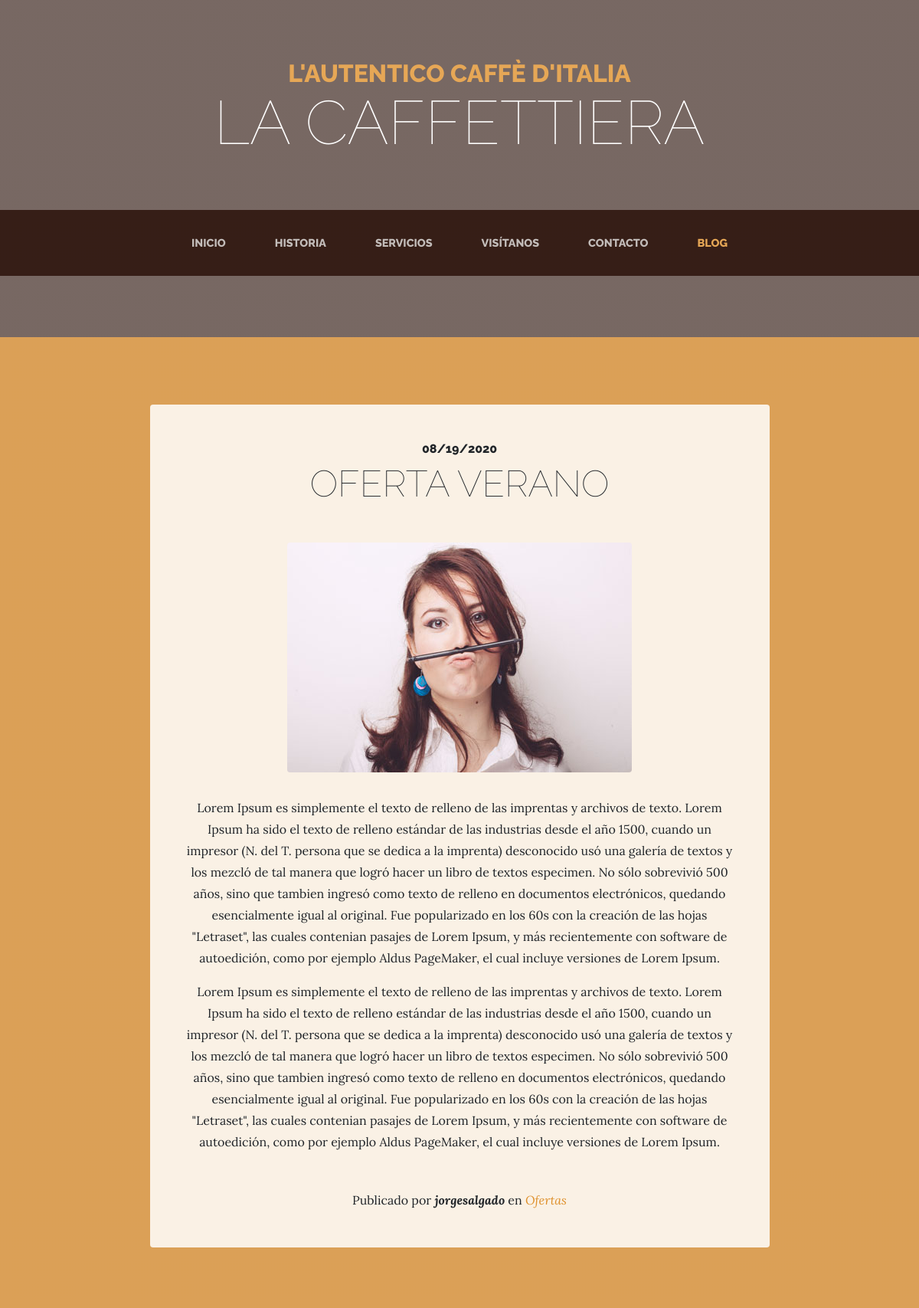
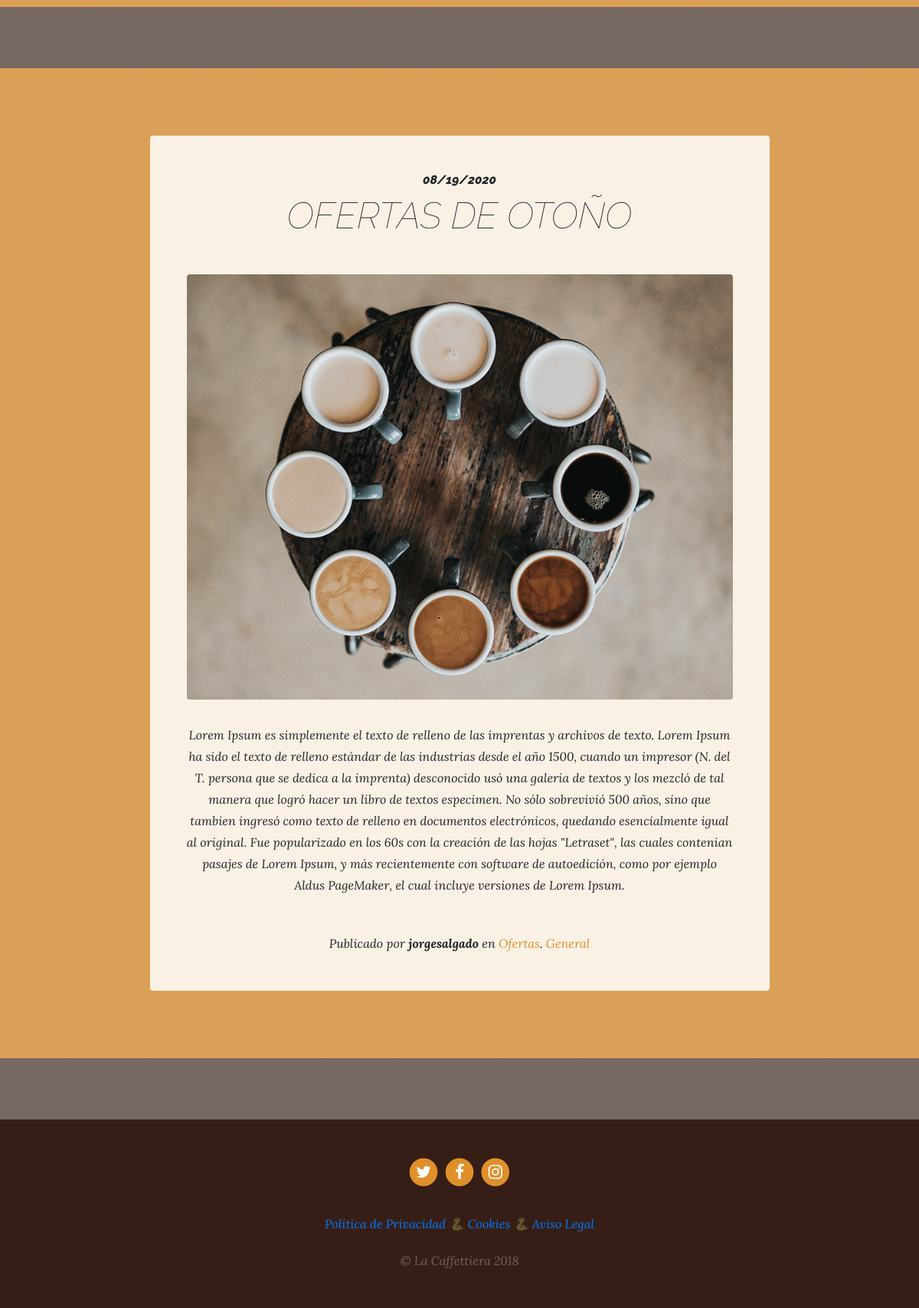
Screenshot of /blog/ with the database file from the repository (2 pictures, top to bottom).
### blog/models.py (models this page shows, shortened)
class Post(models.Model):
    title = models.CharField(max_length=100,
                             verbose_name='Título')
    content = models.TextField(verbose_name='Contenido')
    published = models.DateTimeField(verbose_name='Fecha de publicación',
                                     default=now)
    image = models.ImageField(verbose_name='Imagen',
                              upload_to='blog',
                              null=True,
                              blank=True)
    author = models.ForeignKey(User, verbose_name='Autor',
                               on_delete=models.CASCADE)
    categories = models.ManyToManyField(Category,
                                        verbose_name='Categorías',
                                        related_name='get_posts')
    created = models.DateTimeField(auto_now_add=True,
                                   verbose_name='Fecha de creación')
    updated = models.DateTimeField(auto_now=True,
                                   verbose_name='Fecha de actualización')
    class Meta:
        verbose_name='entrada'
        verbose_name_plural='entradas'
        ordering = ['-created']

class Category(models.Model):
    name = models.CharField(max_length=100, verbose_name='Nombre')
    created = models.DateTimeField(auto_now_add=True, verbose_name='Fecha de creación')
    updated = models.DateTimeField(auto_now=True, verbose_name='Fecha de actualización')
    class Meta:
        verbose_name='categoría'
        verbose_name_plural='categorías'
        ordering = ['-created']

### pages/models.py (models this page shows, shortened)
class Page(models.Model):
    title = models.CharField(max_length=200,
                             verbose_name='Título')
    content = RichTextField(verbose_name='Contenido')
    order = models.SmallIntegerField(verbose_name='Orden',
                                     default=0)
    created = models.DateTimeField(auto_now_add=True,
                                   verbose_name='Fecha de creación')
    updated = models.DateTimeField(auto_now=True,
                                   verbose_name='Fecha de edición')
    class Meta:
        verbose_name = 'página'
        verbose_name_plural = 'páginas'
        ordering = ['order', 'title']

### blog/views.py (the view)
# urls.py: path('', views.blog, name='blog'),
def blog(request):
    posts = Post.objects.all()
    return render(request, 'blog/blog.html', {'posts':posts})

### pages/templatetags/pages_extras.py (called while the page is built)
@register.simple_tag
def get_page_list():
    pages = Page.objects.all()
    return pages

### social/processors.py (called while the page is built)
def ctx_dict(request):
    ctx = {}
    links = Link.objects.all()
    for link in links:
        ctx[link.key] = link.url
    return ctx

### blog/templates/blog/blog.html (shortened to what this page needs)
{% extends 'core/base.html' %}
{% load static %}
{% block content %}
  {% for post in posts %}
    <section class="page-section cta">
      <div class="container">
        <div class="row">
          <div class="col-xl-9 mx-auto">
            <div class="cta-innerv text-center rounded">
              <h2 class="section-heading mb-5">
                <span class="section-heading-upper">{{post.published|date:"SHORT_DATE_FORMAT"}}</span>
                <span class="section-heading-lower">{{post.title}}</span>
              </h2>
              <p class="mb-0">
                <img class="mx-auto d-flex rounded img-fluid mb-3 mb-lg-0" src="{{post.image.url}}" alt="">
              </p>
              <p class="mb-0 mbt">{{post.content|linebreaks}}</p>
              <p class="mb-0 mbt">
                <span class="section-heading-under">Publicado por <em><b>{{post.author}}</b></em> en <em>
                  <em>
                    {% for category in post.categories.all %}
                      <a href="{% url 'category' category.id %}" class="link">{{category.name}}</a>{% if not forloop.last %}. {% endif %}
                    {% endfor %}
                  </em>
                </span>
              </p>
            </div>
          </div>
        </div>
      </div>
    </section>
  {% endfor %}
{% endblock %}

### core/templates/core/base.html (shortened to what this page needs)
<!DOCTYPE html>
<html lang="es">
  <head>
    {% load static %}
    <link href="{% static 'core/vendor/bootstrap/css/bootstrap.min.css' %}" rel="stylesheet">
    <link href="{% static 'core/vendor/font-awesome/css/font-awesome.min.css' %}" rel="stylesheet" type="text/css">
    <link href="{% static 'core/css/business-casual.css' %}" rel="stylesheet">
  </head>
  <body>
    <h1 class="site-heading text-center text-white d-none d-lg-block">
      <span class="site-heading-upper text-primary mb-3">L'autentico caffè d'italia</span>
      <span class="site-heading-lower">La Caffettiera</span>
    </h1>
    <nav class="navbar navbar-expand-lg navbar-dark py-lg-4" id="mainNav">
      <div class="container">
        <div class="collapse navbar-collapse" id="navbarResponsive">
          <ul class="navbar-nav mx-auto">
            <li class="nav-item px-lg-4 {% if request.path == '/' %}active{% endif %}">
              <a class="nav-link text-uppercase text-expanded" href="{% url 'home' %}">Inicio</a>
            </li>
            <li class="nav-item px-lg-4 {% if request.path == '/about/' %}active{% endif %}">
              <a class="nav-link text-uppercase text-expanded" href="{% url 'about' %}">Historia</a>
            </li>
            <li class="nav-item px-lg-4 {% if request.path == '/services/' %}active{% endif %}">
              <a class="nav-link text-uppercase text-expanded" href="{% url 'services' %}">Servicios</a>
            </li>
            <li class="nav-item px-lg-4 {% if request.path == '/store/' %}active{% endif %}">
              <a class="nav-link text-uppercase text-expanded" href="{% url 'store' %}">Visítanos</a>
            </li>
            <li class="nav-item px-lg-4 {% if request.path == '/contact/' %}active{% endif %}">
              <a class="nav-link text-uppercase text-expanded" href="{% url 'contact' %}">Contacto</a>
            </li>
            <li class="nav-item px-lg-4 {% if request.path|slice:':6' == '/blog/' %}active{% endif %}">
              <a class="nav-link text-uppercase text-expanded" href="{% url 'blog' %}">Blog</a>
            </li>
          </ul>
        </div>
      </div>
    </nav>
    {% block content %} {% endblock %}
    <footer class="footer text-faded text-center py-5">
      <div class="container">
        <p class="m-0">
          {% if LINK_TWITTER %}
            <a href="{{LINK_TWITTER}}" class="link">
              <span class="fa-stack fa-lg">
                <i class="fa fa-circle fa-stack-2x"></i>
                <i class="fa fa-twitter fa-stack-1x fa-inverse"></i>
              </span>
            </a>
          {% endif %}
          {% if LINK_FACEBOOK %}
            <a href="{{LINK_FACEBOOK}}" class="link">
              <span class="fa-stack fa-lg">
                <i class="fa fa-circle fa-stack-2x"></i>
                <i class="fa fa-facebook fa-stack-1x fa-inverse"></i>
              </span>
            </a>
          {% endif %}
          {% if LINK_INSTAGRAM %}
            <a href="{{LINK_INSTAGRAM}}" class="link">
              <span class="fa-stack fa-lg">
                <i class="fa fa-circle fa-stack-2x"></i>
                <i class="fa fa-instagram fa-stack-1x fa-inverse"></i>
              </span>
            </a>
          {% endif %}
	    </p>
        <p class="m-0 mbt">
          {% load pages_extras %}
          {% get_page_list as page_list %}
          {% for page in page_list %}
            <a href="{% url 'page' page.id page.title|slugify%}">{{page.title}}</a> {% if not forloop.last %}🐍{% endif %}
          {% endfor%}
		</p>
        <p class="m-0 mbt1">&copy; La Caffettiera 2018</p>
      </div>
	</footer>
  </body>
</html>

### core/static/core/css/business-casual.css (style rules this page uses)
body { font-family: 'Lora'; background: linear-gradient(rgba(47, 23, 15, 0.65), rgba(47, 23, 15, 0.65)), url("../img/bg.jpg"); background-attachment: fixed; background-position: center; background-size: cover; }
h1, h2, h3, h4, h5, h6 { font-family: 'Raleway'; }
p { line-height: 1.75; }
.text-faded { color: rgba(255, 255, 255, 0.3); }
.site-heading { margin-top: 5rem; margin-bottom: 5rem; text-transform: uppercase; line-height: 1; font-family: 'Raleway'; }
.site-heading .site-heading-upper { display: block; font-size: 2rem; font-weight: 800; }
.site-heading .site-heading-lower { font-size: 5rem; font-weight: 100; line-height: 4rem; }
.page-section { margin-top: 5rem; margin-bottom: 5rem; }
.section-heading { text-transform: uppercase; }
.section-heading .section-heading-upper { display: block; font-size: 1rem; font-weight: 800; padding-bottom:.5rem; }
.section-heading .section-heading-lower { display: block; font-size: 3rem; font-weight: 100; }
#mainNav { background-color: rgba(47, 23, 15, 0.9); font-family: 'Raleway'; }
#mainNav .navbar-nav .nav-item .nav-link { color: rgba(255, 255, 255, 0.7); font-weight: 800; }
#mainNav .navbar-nav .nav-item.active .nav-link { color: #e6a756; }
@media (min-width: 992px) { #mainNav .navbar-nav .nav-item .nav-link { font-size: 0.9rem; } }
.cta { padding-top: 5rem; padding-bottom: 5rem; background-color: rgba(230, 167, 86, 0.9); }
.cta .cta-innerv { position: relative; padding: 3rem; margin: 0.5rem; background-color: rgba(255, 255, 255, 0.85); }
.footer { background-color: rgba(47, 23, 15, 0.9); }
.text-primary { color: #e6a756 !important; }
.mbt { padding-top: 2rem; }
.mbt1 { padding-top: 1.25rem; }
a.link { color: #df902a; }

### rows the page displays
Post: published "08/19/2020", title "OFERTA VERANO", image (picture), content "Lorem Ipsum es simplemente el texto de relleno de las imprentas y archivos de texto. Lorem Ipsum ha sido el texto de relleno estándar de las industrias desde el año 1500, cuando un impresor (N. del T. persona que se dedica a la imprenta) desconocido usó una galería de textos y los mezcló de tal manera que logró hacer un libro de textos especimen. No sólo sobrevivió 500 años, sino que tambien ingresó como texto de relleno en documentos electrónicos, quedando esencialmente igual al original. Fue popularizado en los 60s con la creación de las hojas \"Letraset\", las cuales contenian pasajes de Lorem Ipsum, y más recientemente con software de autoedición, como por ejemplo Aldus PageMaker, el cual…", author "jorgesalgado"
Category: name "Ofertas"
Post: published "08/19/2020", title "OFERTAS DE OTOÑO", image (picture), content "Lorem Ipsum es simplemente el texto de relleno de las imprentas y archivos de texto. Lorem Ipsum ha sido el texto de relleno estándar de las industrias desde el año 1500, cuando un impresor (N. del T. persona que se dedica a la imprenta) desconocido usó una galería de textos y los mezcló de tal manera que logró hacer un libro de textos especimen. No sólo sobrevivió 500 años, sino que tambien ingresó como texto de relleno en documentos electrónicos, quedando esencialmente igual al original. Fue popularizado en los 60s con la creación de las hojas \"Letraset\", las cuales contenian pasajes de Lorem Ipsum, y más recientemente con software de autoedición, como por ejemplo Aldus PageMaker, el cual…", author "jorgesalgado"
Category: name "General"
Page: title "Política de Privacidad"
Page: title "Cookies"
Page: title "Aviso Legal"
